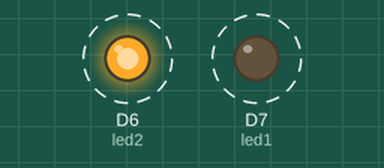
Recording of a sketch running on a simulated ESP8266 (NodeMCU). Parts: output pins drawn as LEDs (lit = HIGH). Dashed ring = blinking.

Above: at 0.5 s.
Timing chart, 0 to 4.6 s (numbered marks = the images above):
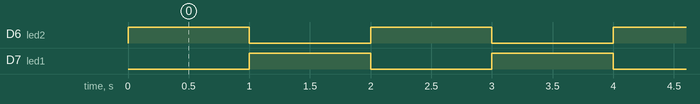

Measured:
- by itself, D6 (led2), D7 (led1): alternates HIGH for 1.0 s and LOW for 1.0 s

The sketch:

LedTest2.ino
```cpp
/*
 * Project LedTest2
 * Description:
 * Author: Raggi from test
 * Date:
 */

int led1 = D7; // Instead of writing D0 over and over again, we'll write led1
int led2 = D6; // Instead of writing D7 over and over again, we'll write led2

void setup() {
  pinMode(led1, OUTPUT);
  pinMode(led2, OUTPUT);
}

void loop() {
  digitalWrite(led1, LOW);
  digitalWrite(led2, HIGH);
  delay(1000);

  digitalWrite(led1, HIGH);
  digitalWrite(led2, LOW);

  delay(1000);
}
```
